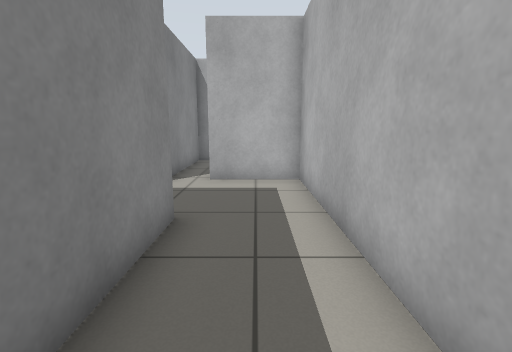
[1] (above)

12 first-person views from a walk through a Gazebo world. The camera is 0.86 m above the floor, tilts 10° down and sees 85° across. The floor is counted in squares, 0.5 m on a side. Each view is taken from the middle of a square. On the plan, view 1 faces up. The plan holds only what a view shows up to about 15 squares ahead; the rest is blank.

[2]
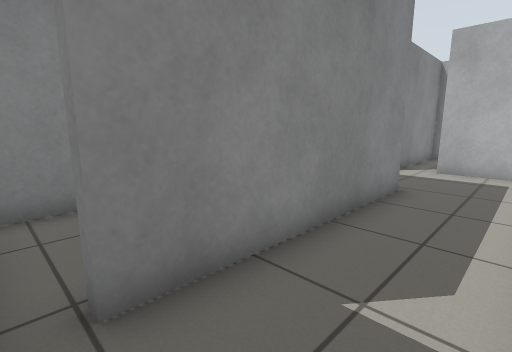

[3]
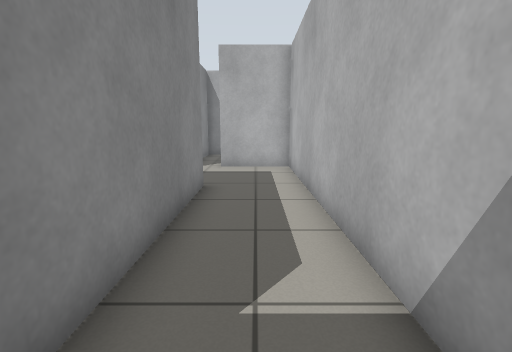

[4]
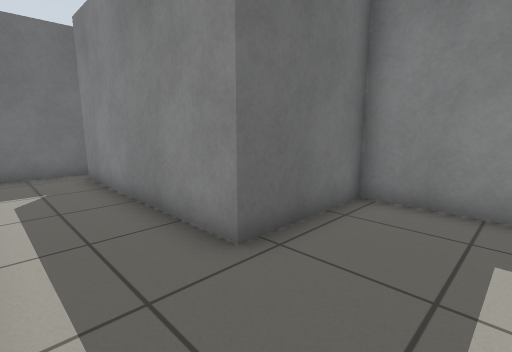

[5]
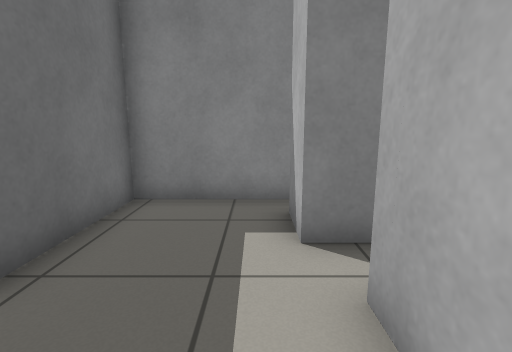

[6]
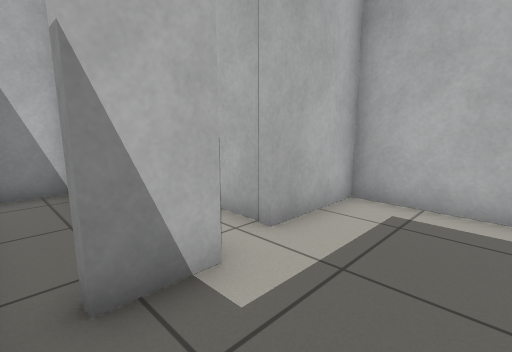

[7]
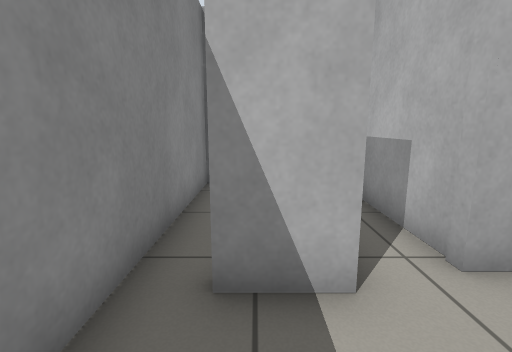

[8]
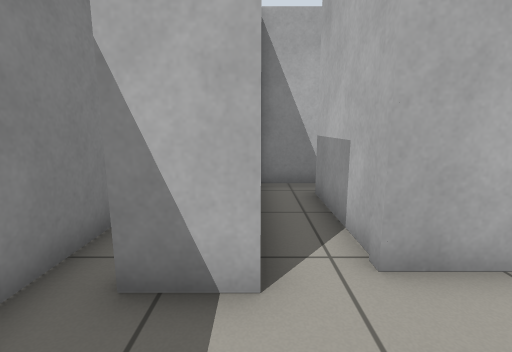

[9]
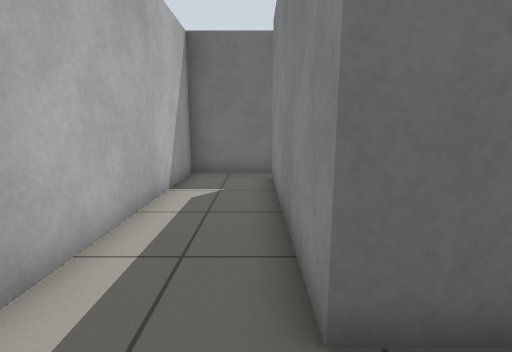

[10]
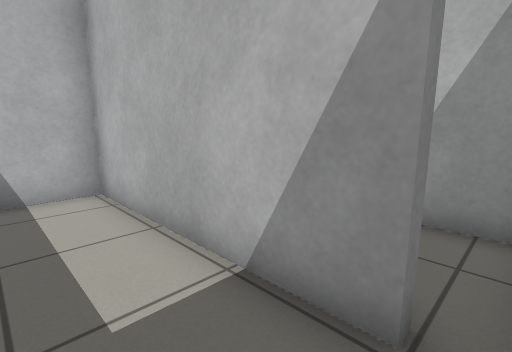

[11]
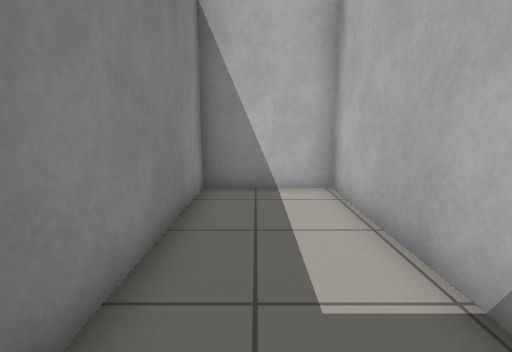

[12]
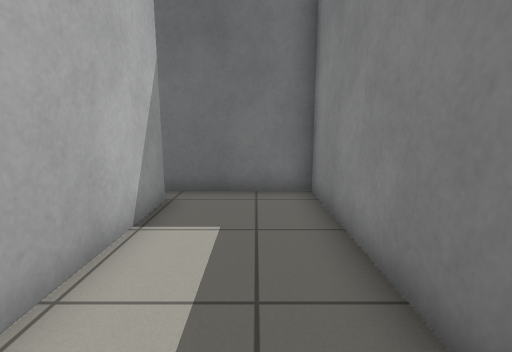

### Floor plan
Ten units are one square. View 1 is at (0, 0); x grows to the right and y downward. Boxes are objects, and circles mark ways between rooms. Rooms are numbered by the first view taken in them; rooms with no view inside come last. Other rooms are left out.
<svg viewBox="-60 -149 79 188">
<path fill="none" stroke="#000" d="M-45 -51 -15 -51 -15 25M-25 34 14 34 14 -91 -15 -91 -15 -131M-11 -144 -29 -144 -29 -87 -45 -87M-34 -144 -55 -144 -55 -51 -45 -51M-18 25 -18 -48 -55 -48 -55 34 -25 34"/>
<circle cx="-35" cy="-70" r="3" fill="#2a7"/>
<circle cx="-20" cy="30" r="3" fill="#2a7"/>
<text x="-10" y="-40">1</text>
<text x="-50" y="-110">2</text>
<text x="-40" y="-10">3</text>
</svg>
Room 1 opens to room 2. Room 1 opens to room 3.

Where each view was taken, in squares from view 1:
view 1: 0 up, 0 right, facing up
view 2: 3 down, 1 right, facing up-left
view 3: 3 down, 0 right, facing up
view 4: 8 up, 1 right, facing down-left
view 5: 8 up, 1 right, facing left
view 6: 6 up, 5 left, facing up-right
view 7: 6 up, 4 left, facing up
view 8: 6 up, 3 left, facing up
view 9: 7 up, 1 left, facing down
view 10: 3 down, 4 left, facing up-right
view 11: 3 down, 4 left, facing up
view 12: 4 up, 4 left, facing down
